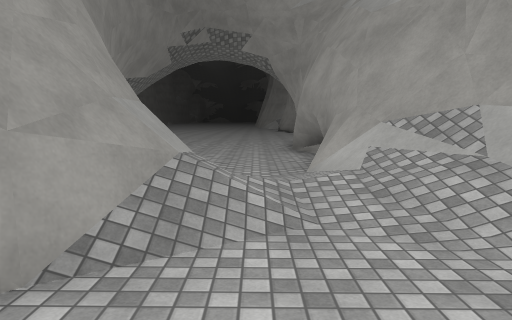
View 1 (above)

21 first-person views from a walk through a scene from a Unity 3-D project. The camera is 1.5 m above the floor, tilts 6° down and sees 70° across. The floor is counted in squares, 2 m on a side. Each view is taken from the middle of a square. On the plan, view 1 faces up. The plan holds only what a view shows up to about 11 squares ahead; the rest is blank. The place goes on beyond the plan. Surface patterns are stand-ins for the level's own textures.

View 2
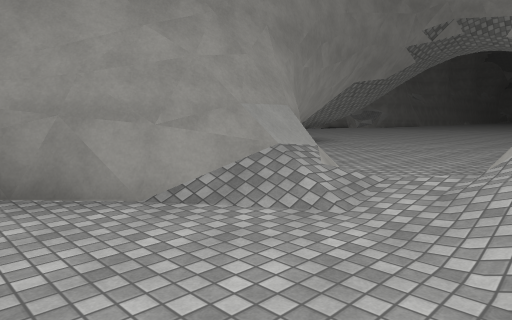

View 3
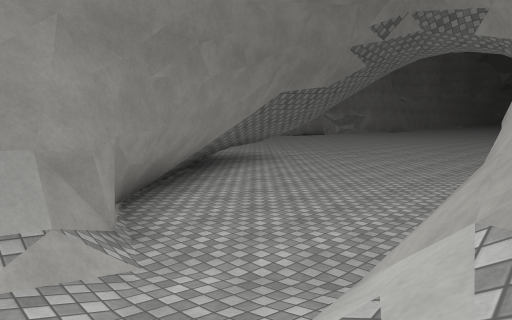

View 4
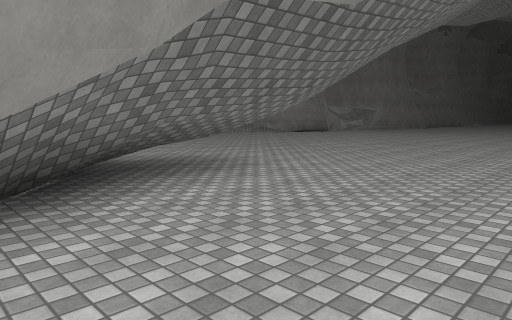

View 5
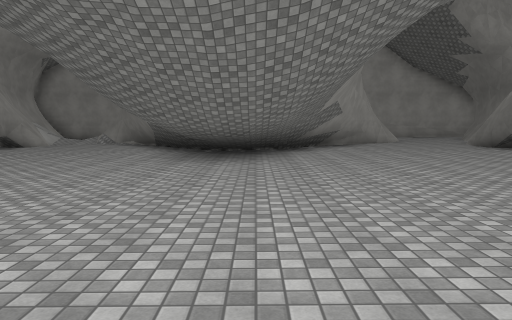

View 6
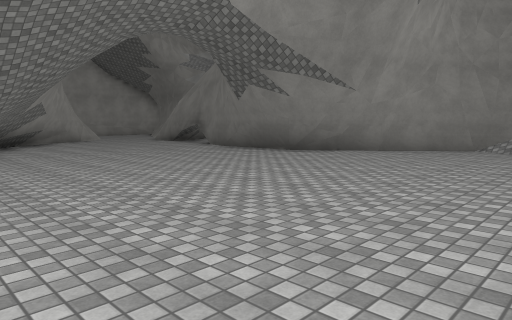

View 7
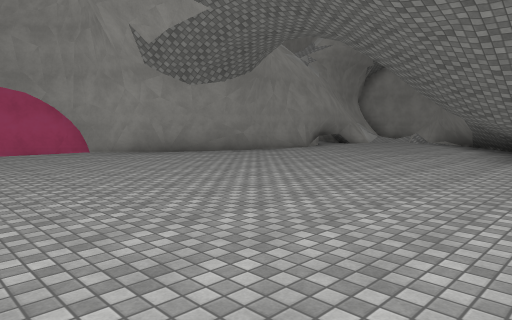

View 8
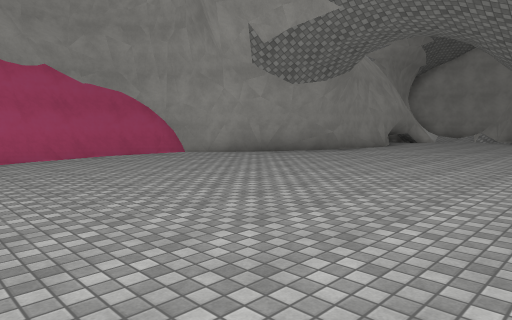

View 9
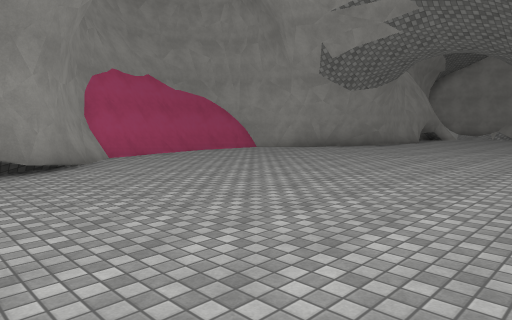

View 10
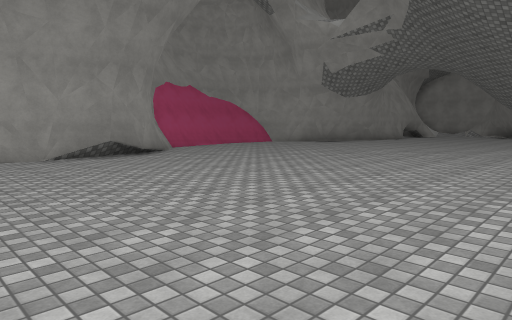

View 11
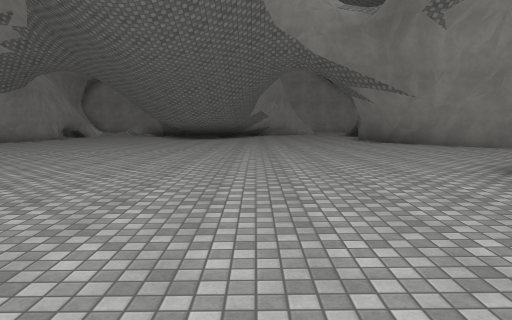

View 12
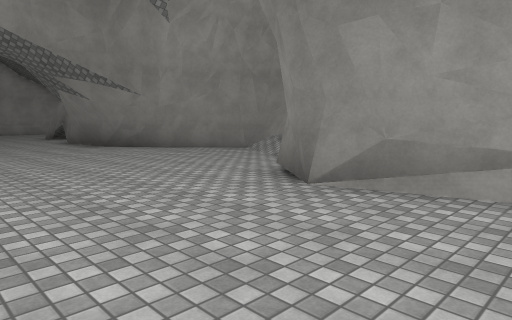

View 13
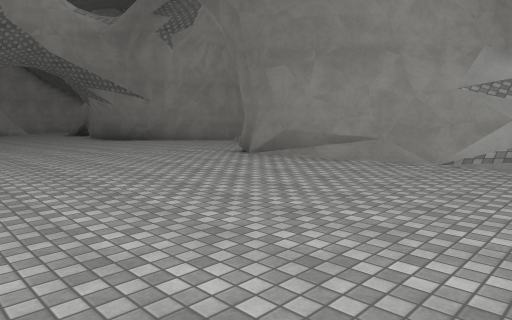

View 14
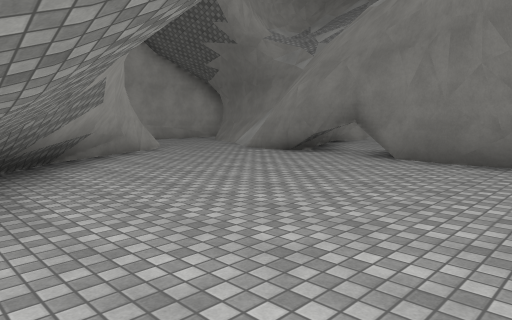

View 15
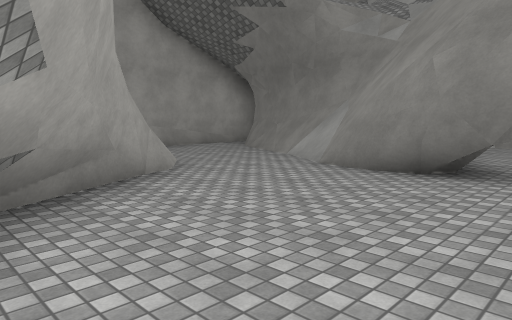

View 16
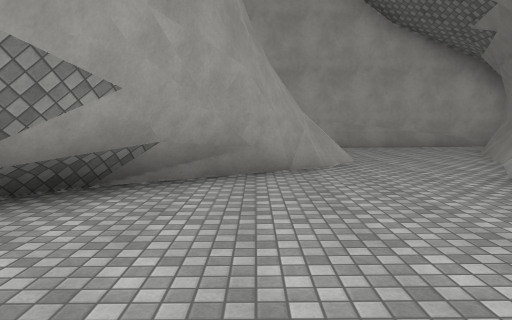

View 17
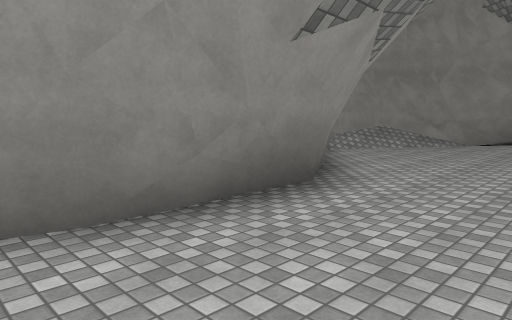

View 18
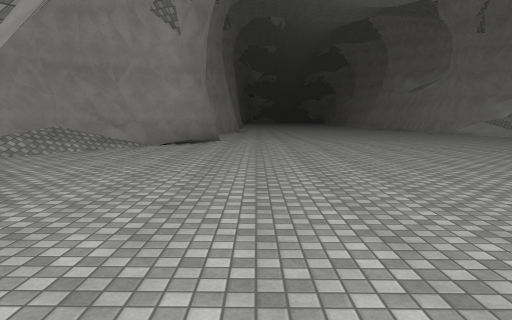

View 19
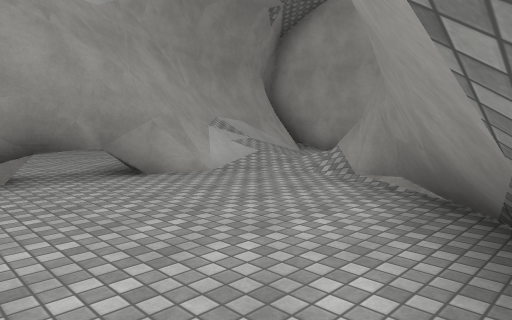

View 20
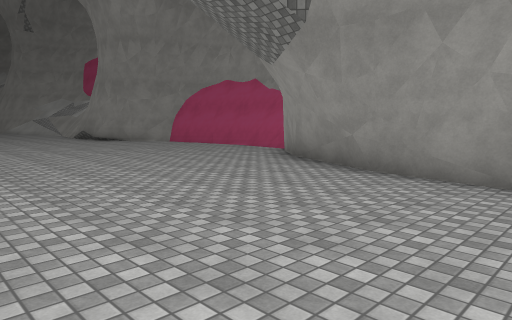

View 21
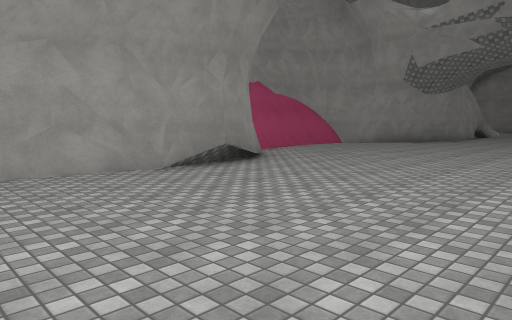

### Floor plan
Key: @ floor where view 1 was taken; # wall or solid block; . main floor; : floor 0.25 m higher than the main floor; - floor 0.25 m lower than the main floor; / step, stairs or slope; = window, fence, low wall or low ledge; ^ raised ledge.
Columns run from 18 left of view 1 to 5 right of it. Each row starts with its distance up from view 1.
 29         ::..  ....
 28     #::::...........###
 27     #::::...........##
 26     ##::::..........#
 25      #::::::........#
 24      #/::::::.......#
 23    ###:::::::.......##
 22   ##/:::::::.........##
 21  ##/::::::::.........-#
 20  #//::::::::.........-##
 19  #/:::::::...........-##
 18  ##:::::............---#
 17   ##::..............---#
 16    ##...............---#
 15     #..............--###
 14     =.............--##
 13     =............---#
 12     #......#^....---#
 11     #......^ ^..----#
 10     #.....^^^#..---##
  9     #.....#^^^.----##
  8    ##....##  ^^-----#
  7   ###...##    #----##
  6   #=....##    ##---##
  5   #...###      ##--###
  4   #...=#        ##///#
  3  ##...          #=///#
  2  #....          ##/-/#
  1  ....           #---/#
  0 ######            @--#
 -1                    ###

Positions as (right, up) in squares from view 1, and headings:
1: (0, 0), facing up
2: (2, 0), facing up-left
3: (2, 3), facing up-left
4: (-1, 7), facing up-left
5: (-7, 19), facing down
6: (-6, 21), facing down-left
7: (-7, 20), facing down-right
8: (-5, 22), facing down-right
9: (-5, 25), facing down-right
10: (-7, 28), facing down-right
11: (-9, 28), facing down
12: (-9, 26), facing down-left
13: (-7, 29), facing down-left
14: (-7, 14), facing down-left
15: (-9, 10), facing down-left
16: (-11, 11), facing down
17: (-11, 11), facing up-left
18: (-11, 12), facing up
19: (-4, 9), facing down-right
20: (-4, 9), facing up-right
21: (-4, 29), facing down-right
